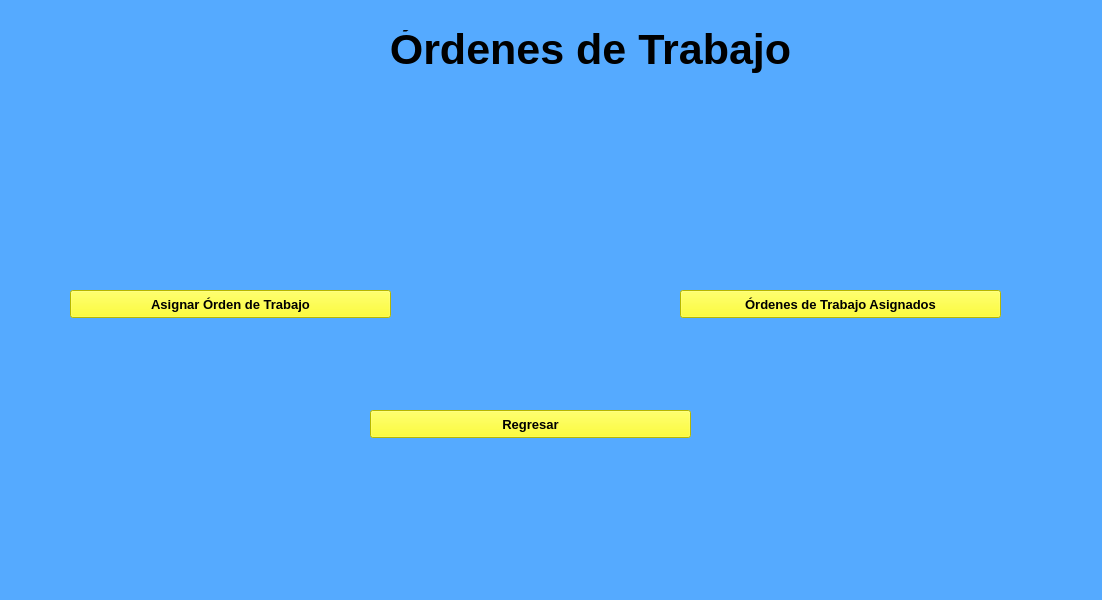
<?xml version="1.0" encoding="UTF-8"?>
<ui version="4.0">
 <class>MainWindow</class>
 <widget class="QMainWindow" name="MainWindow">
  <property name="geometry">
   <rect>
    <x>0</x>
    <y>0</y>
    <width>1102</width>
    <height>600</height>
   </rect>
  </property>
  <property name="windowTitle">
   <string>MainWindow</string>
  </property>
  <property name="styleSheet">
   <string notr="true">QWidget{
	background-color: rgb(85, 170, 255);}
QPushButton{
	background-color: rgb(255, 255, 0);}</string>
  </property>
  <widget class="QWidget" name="centralwidget">
   <widget class="QLabel" name="label_4">
    <property name="geometry">
     <rect>
      <x>320</x>
      <y>30</y>
      <width>541</width>
      <height>61</height>
     </rect>
    </property>
    <property name="font">
     <font>
      <pointsize>48</pointsize>
     </font>
    </property>
    <property name="whatsThis">
     <string>&lt;html&gt;&lt;head/&gt;&lt;body&gt;&lt;p align=&quot;center&quot;&gt;&lt;br/&gt;&lt;/p&gt;&lt;/body&gt;&lt;/html&gt;</string>
    </property>
    <property name="styleSheet">
     <string notr="true"/>
    </property>
    <property name="text">
     <string>&lt;!DOCTYPE HTML PUBLIC &quot;-//W3C//DTD HTML 4.0//EN&quot; &quot;http://www.w3.org/TR/REC-html40/strict.dtd&quot;&gt;
&lt;html&gt;&lt;head&gt;&lt;meta name=&quot;qrichtext&quot; content=&quot;1&quot; /&gt;&lt;style type=&quot;text/css&quot;&gt;
p, li { white-space: pre-wrap; }
&lt;/style&gt;&lt;/head&gt;&lt;body style=&quot; font-family:'MS Shell Dlg 2'; font-size:48pt; font-weight:400; font-style:normal;&quot;&gt;
&lt;p align=&quot;center&quot; style=&quot; margin-top:12px; margin-bottom:12px; margin-left:0px; margin-right:0px; -qt-block-indent:0; text-indent:0px;&quot;&gt;&lt;span style=&quot; font-weight:600; color:#000000; vertical-align:super;&quot;&gt;Órdenes de Trabajo&lt;/span&gt;&lt;/p&gt;&lt;/body&gt;&lt;/html&gt;</string>
    </property>
   </widget>
   <widget class="QPushButton" name="pushButton">
    <property name="geometry">
     <rect>
      <x>70</x>
      <y>290</y>
      <width>321</width>
      <height>28</height>
     </rect>
    </property>
    <property name="font">
     <font>
      <pointsize>10</pointsize>
      <weight>75</weight>
      <bold>true</bold>
     </font>
    </property>
    <property name="text">
     <string>Asignar Órden de Trabajo</string>
    </property>
   </widget>
   <widget class="QPushButton" name="pushButton_2">
    <property name="geometry">
     <rect>
      <x>680</x>
      <y>290</y>
      <width>321</width>
      <height>28</height>
     </rect>
    </property>
    <property name="font">
     <font>
      <pointsize>10</pointsize>
      <weight>75</weight>
      <bold>true</bold>
     </font>
    </property>
    <property name="text">
     <string>Órdenes de Trabajo Asignados</string>
    </property>
   </widget>
   <widget class="QPushButton" name="pushButton_3">
    <property name="geometry">
     <rect>
      <x>370</x>
      <y>410</y>
      <width>321</width>
      <height>28</height>
     </rect>
    </property>
    <property name="font">
     <font>
      <pointsize>10</pointsize>
      <weight>75</weight>
      <bold>true</bold>
     </font>
    </property>
    <property name="text">
     <string>Regresar</string>
    </property>
   </widget>
  </widget>
 </widget>
 <resources/>
 <connections/>
</ui>
